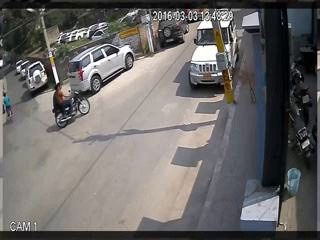
#> input picture sample.jpg, 320 x 240 px, found by its file name
$ python image_preprocessing.py
#> lines starting #> are read from the running program, lines starting #| are printed output that depends on the picture
import cv2
import os


def preprocess_image(input_path, output_path):

    # 1. Read the image
#> called with input_path = 'sample.jpg', output_path = 'outputs/processed_image.jpg'
    image = cv2.imread(input_path)
#> image is the input picture: shape (240, 320, 3); mean B, G, R 104.3, 105.6, 108.3

    if image is None:
        print("❌ Error: Could not read the image.")
        return

    # 2. Resize the image
    resized = cv2.resize(image, (640, 480))
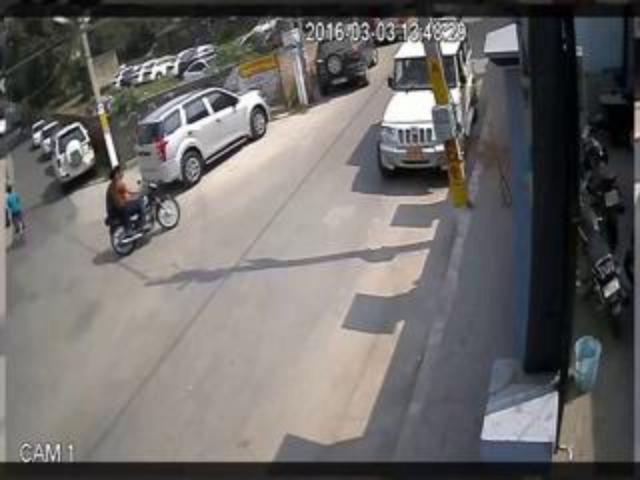
#> resized: shape (480, 640, 3); mean B, G, R 104.2, 105.6, 108.3

    # 3. Convert to grayscale
    gray = cv2.cvtColor(resized, cv2.COLOR_BGR2GRAY)
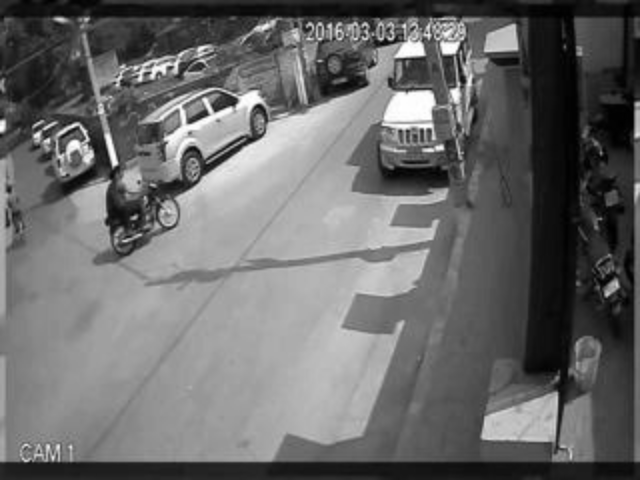
#> gray: shape (480, 640); min 0, max 255, mean 106.2

    # 4. Reduce noise
    denoised = cv2.GaussianBlur(gray, (5, 5), 0)

    # 5. Detect edges
    edges = cv2.Canny(denoised, 100, 200)
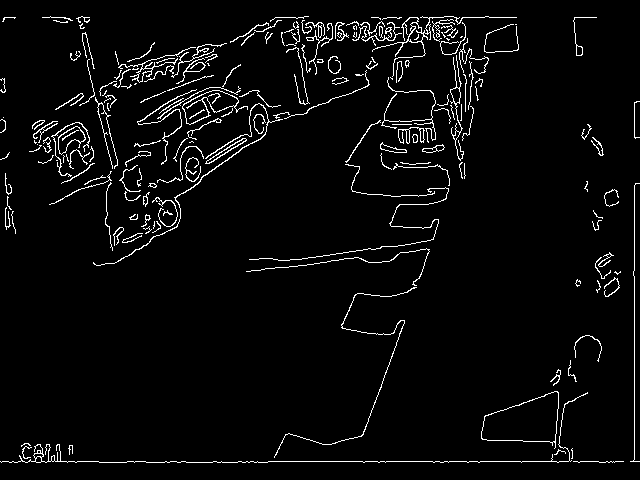
#> edges: shape (480, 640); 3.9% white in thin lines or dots

    # 6. Create output folder
    os.makedirs("outputs", exist_ok=True)

    # 7. Save processed image
    cv2.imwrite(output_path, edges)

    print("✅ Image preprocessing completed!")
    print(f"✅ Processed image saved at: {output_path}")


if __name__ == "__main__":

    input_image = "sample.jpg"
    output_image = "outputs/processed_image.jpg"

    preprocess_image(input_image, output_image)
